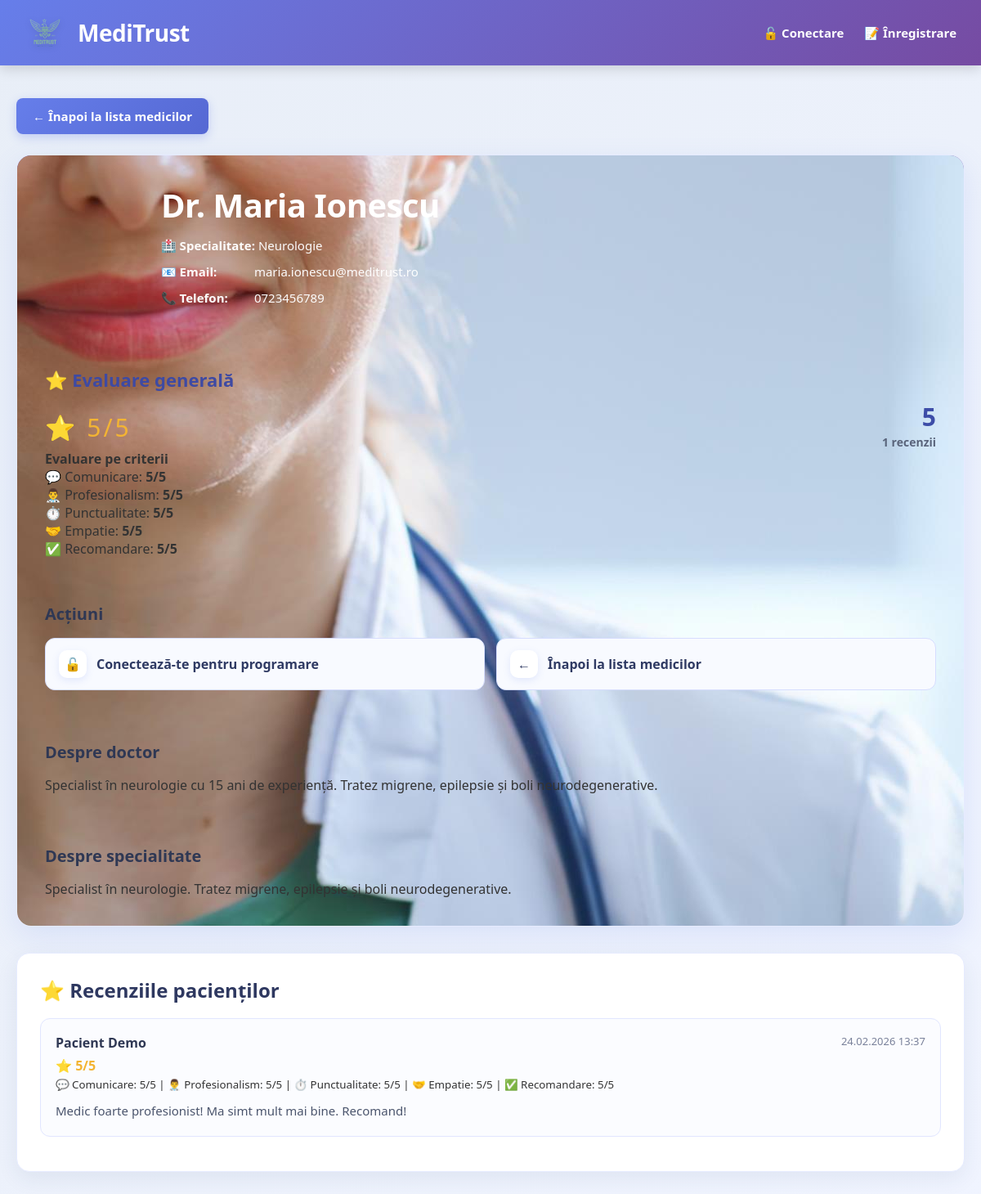
The page /medici/detalii.php?id=3 on the database its author committed.
### tables this page shows
CREATE TABLE `info_doctori` (
  `id` int(11) NOT NULL,
  `user_id` int(11) NOT NULL,
  `specialty_id` int(11) NOT NULL,
  `bio` text DEFAULT NULL,
  `avatar` varchar(255) DEFAULT NULL,
  `created_at` timestamp NOT NULL DEFAULT current_timestamp(),
  `updated_at` timestamp NOT NULL DEFAULT current_timestamp() ON UPDATE current_timestamp()
);

CREATE TABLE `users` (
  `id` int(11) NOT NULL,
  `name` varchar(100) NOT NULL,
  `email` varchar(100) NOT NULL,
  `password` varchar(255) NOT NULL,
  `phone` varchar(20) DEFAULT NULL,
  `user_type` enum('patient','doctor','admin') DEFAULT 'patient',
  `address` varchar(255) DEFAULT NULL,
  `dob` date DEFAULT NULL,
  `created_at` timestamp NOT NULL DEFAULT current_timestamp()
);

CREATE TABLE `specialties` (
  `id` int(11) NOT NULL,
  `name` varchar(100) NOT NULL,
  `description` text DEFAULT NULL
);

CREATE TABLE `reviews` (
  `id` int(11) NOT NULL,
  `doctor_id` int(11) NOT NULL,
  `patient_id` int(11) NOT NULL,

  `rating` int(11) NOT NULL CHECK (`rating` >= 1 and `rating` <= 5),

  `communication` int(1) NOT NULL DEFAULT 5,
  `professionalism` int(1) NOT NULL DEFAULT 5,
  `punctuality` int(1) NOT NULL DEFAULT 5,
  `empathy` int(1) NOT NULL DEFAULT 5,
  `recommendation` int(1) NOT NULL DEFAULT 5,

  `comment` text NOT NULL,
  `created_at` timestamp NOT NULL DEFAULT current_timestamp()

);

### medici/detalii.php (the view, shortened to what this page needs)
<?php
require_once '../bootstrap.php';
$doctor_id = isset($_GET['id']) ? (int)$_GET['id'] : 0;
$query = "
    SELECT
        u.id,
        u.name,
        u.email,
        u.phone,
        s.name AS specialty,
        s.description AS specialty_description,
        info.bio,
        info.avatar
    FROM users u
    LEFT JOIN info_doctori info ON u.id = info.user_id
    LEFT JOIN specialties s ON info.specialty_id = s.id
    WHERE u.id = ? AND u.user_type = 'doctor'
";
$stmt = $conn->prepare($query);
$stmt->bind_param("i", $doctor_id);
$stmt->execute();
$result = $stmt->get_result();
$doctor = $result->fetch_assoc();
$reviews_query = "
    SELECT
        r.rating,
        r.communication,
        r.professionalism,
        r.punctuality,
        r.empathy,
        r.recommendation,
        r.comment,
        r.created_at,
        u.name AS patient_name
    FROM reviews r
    JOIN users u ON r.patient_id = u.id
    WHERE r.doctor_id = ?
    ORDER BY r.created_at DESC
";
$reviews_stmt = $conn->prepare($reviews_query);
$reviews_stmt->bind_param("i", $doctor_id);
$reviews_stmt->execute();
$reviews_result = $reviews_stmt->get_result();
$reviews = $reviews_result->fetch_all(MYSQLI_ASSOC);
$avg_rating = 0;
$avg_communication = 0;
$avg_professionalism = 0;
$avg_punctuality = 0;
$avg_empathy = 0;
$avg_recommendation = 0;
if (!empty($reviews)) {
    $avg_rating = round(array_sum(array_column($reviews, 'rating')) / count($reviews), 1);
    $avg_communication = round(array_sum(array_column($reviews, 'communication')) / count($reviews), 1);
    $avg_professionalism = round(array_sum(array_column($reviews, 'professionalism')) / count($reviews), 1);
    $avg_punctuality = round(array_sum(array_column($reviews, 'punctuality')) / count($reviews), 1);
    $avg_empathy = round(array_sum(array_column($reviews, 'empathy')) / count($reviews), 1);
    $avg_recommendation = round(array_sum(array_column($reviews, 'recommendation')) / count($reviews), 1);
}
$is_logged_in = isset($_SESSION['user_id']);
$is_patient = (($_SESSION['user_type'] ?? '') === 'patient');
?>
<!DOCTYPE html>
<html lang="ro">
<head>
    <link rel="stylesheet" href="../css/style.css">
</head>
<body>
    <?php
    require_once '../includes/header.php';
    ?>
    <div class="container">
        <a href="lista.php" class="back-btn">← Înapoi la lista medicilor</a>
        <div class="doctor-detail-card">
            <div class="doctor-detail-header">
                <div class="doctor-avatar">
                    <?php if (!empty($doctor['avatar'])): ?>
                        <img class="doctor-avatar-img"
                             src="../img/<?php echo htmlspecialchars($doctor['avatar']); ?>"
                             alt="<?php echo htmlspecialchars($doctor['name']); ?>">
                    <?php else: ?>
                        👨‍⚕️
                    <?php endif; ?>
                </div>
                <div class="doctor-detail-info">
                    <h2><?php echo htmlspecialchars($doctor['name']); ?></h2>
                    <p><strong>🏥 Specialitate:</strong> <?php echo htmlspecialchars($doctor['specialty'] ?? 'N/A'); ?></p>
                    <p><strong>📧 Email:</strong> <?php echo htmlspecialchars($doctor['email']); ?></p>
                    <p><strong>📞 Telefon:</strong> <?php echo htmlspecialchars($doctor['phone'] ?? 'N/A'); ?></p>
                </div>
            </div>
            <div class="rating-section">
                <h3>⭐ Evaluare generală</h3>
                <div class="rating-display">
                    <div class="rating-stars">
                        ⭐ <?php echo $avg_rating; ?>/5
                    </div>
                    <div class="rating-stats">
                        <div class="rating-value"><?php echo $avg_rating; ?></div>
                        <div class="rating-count"><?php echo count($reviews); ?> recenzii</div>
                    </div>
                </div>
                <?php if (!empty($reviews)): ?>
                    <div class="rating-criteria">
                        <h4>Evaluare pe criterii</h4>
                        <p>💬 Comunicare: <strong><?php echo $avg_communication; ?>/5</strong></p>
                        <p>👨‍⚕️ Profesionalism: <strong><?php echo $avg_professionalism; ?>/5</strong></p>
                        <p>⏱️ Punctualitate: <strong><?php echo $avg_punctuality; ?>/5</strong></p>
                        <p>🤝 Empatie: <strong><?php echo $avg_empathy; ?>/5</strong></p>
                        <p>✅ Recomandare: <strong><?php echo $avg_recommendation; ?>/5</strong></p>
                    </div>
                <?php endif; ?>
            </div>
            <div class="actions-section">
                <h3>Acțiuni</h3>
                <div class="actions-grid">
                    <?php if ($is_patient): ?>
                        <a href="../pacient/book.php?doctor_id=<?php echo (int)$doctor['id']; ?>" class="action-btn">
                            <span class="icon">📅</span>
                            <span>Programează-te</span>
                        </a>
                        <a href="../reviews/add.php?doctor_id=<?php echo (int)$doctor['id']; ?>" class="action-btn">
                            <span class="icon">✍️</span>
                            <span>Lasă recenzie</span>
                        </a>
                    <?php elseif (!$is_logged_in): ?>
                        <a href="../auth/login.php" class="action-btn">
                            <span class="icon">🔓</span>
                            <span>Conectează-te pentru programare</span>
                        </a>
                    <?php endif; ?>
                    <a href="lista.php" class="action-btn">
                        <span class="icon">←</span>
                        <span>Înapoi la lista medicilor</span>
                    </a>
                </div>
            </div>
            <div class="actions-section">
                <h3>Despre doctor</h3>
                <p><?php echo htmlspecialchars($doctor['bio'] ?? 'Nu este disponibilă o descriere.'); ?></p>
            </div>
            <?php if (!empty($doctor['specialty_description'])): ?>
                <div class="actions-section">
                    <h3>Despre specialitate</h3>
                    <p><?php echo htmlspecialchars($doctor['specialty_description']); ?></p>
                </div>
            <?php endif; ?>
        </div>
        <div class="reviews-section">
            <h3>⭐ Recenziile pacienților</h3>
            <?php if (empty($reviews)): ?>
                <div class="no-reviews">
                    Nu sunt recenzii pentru acest doctor.
                </div>
            <?php else: ?>
                <?php foreach ($reviews as $review): ?>
                    <div class="review-item">
                        <div class="review-header">
                            <div>
                                <div class="review-author">
                                    <?php echo htmlspecialchars($review['patient_name']); ?>
                                </div>
                                <div class="review-rating">
                                    ⭐ <?php echo (int)$review['rating']; ?>/5
                                </div>
                                <div class="review-criteria">
                                    <small>
                                        💬 Comunicare: <?php echo (int)$review['communication']; ?>/5 |
                                        👨‍⚕️ Profesionalism: <?php echo (int)$review['professionalism']; ?>/5 |
                                        ⏱️ Punctualitate: <?php echo (int)$review['punctuality']; ?>/5 |
                                        🤝 Empatie: <?php echo (int)$review['empathy']; ?>/5 |
                                        ✅ Recomandare: <?php echo (int)$review['recommendation']; ?>/5
                                    </small>
                                </div>
                            </div>
                            <div class="review-date">
                                <?php echo date('d.m.Y H:i', strtotime($review['created_at'])); ?>
                            </div>
                        </div>
                        <div class="review-text">
                            <?php echo htmlspecialchars($review['comment']); ?>
                        </div>
                    </div>
                <?php endforeach; ?>
            <?php endif; ?>
        </div>
    </div>
</body>
</html>

### css/style.css (style rules this page uses)
* { margin: 0; padding: 0; box-sizing: border-box; }
body { font-family: 'Segoe UI', Tahoma, Geneva, Verdana, sans-serif; background: linear-gradient(135deg, #e8eef7 0%, #f0f4ff 100%); min-height: 100vh; color: #333; }
.container { max-width: 1200px; margin: 40px auto; padding: 0 20px; }
.back-btn { display: inline-block; padding: 12px 20px; background: linear-gradient(135deg, #667eea 0%, #5568d3 100%); color: white; border-radius: 8px; text-decoration: none; margin-bottom: 25px; font-weight: 600; font-size: 15px; transition: all 0.3s ease; box-shadow: 0 4px 12px rgba(102, 126, 234, 0.3); }
.doctor-detail-card { background: white; border-radius: 18px; overflow: hidden; box-shadow: 0 12px 35px rgba(102, 126, 234, 0.14); margin-bottom: 32px; border: 1px solid #e6ebff; }
.doctor-detail-header { background: linear-gradient(135deg, #667eea 0%, #764ba2 100%); color: white; padding: 38px; display: grid; grid-template-columns: 110px 1fr; gap: 28px; align-items: center; }
.doctor-avatar { width: 90px; height: 90px; border-radius: 50%; background: rgba(255, 255, 255, 0.18); display: flex; align-items: center; justify-content: center; font-size: 48px; box-shadow: inset 0 0 0 2px rgba(255, 255, 255, 0.2); }
.doctor-detail-info h2 { margin: 0 0 14px 0; font-size: 40px; line-height: 1.15; font-weight: 800; letter-spacing: -0.5px; }
.doctor-detail-info p { margin: 8px 0; font-size: 15px; line-height: 1.6; opacity: 0.98; }
.doctor-detail-info strong { font-weight: 700; display: inline-block; min-width: 110px; }
.rating-section { padding: 26px 34px; background: linear-gradient(135deg, #f6f8ff 0%, #f0f4ff 100%); border-top: 1px solid #e6ebff; border-bottom: 1px solid #e6ebff; }
.rating-section h3 { color: #3e4aa3; margin: 0 0 16px 0; font-size: 22px; }
.rating-display { display: flex; align-items: center; justify-content: space-between; gap: 20px; }
.rating-stars { font-size: 30px; letter-spacing: 3px; color: #f3b433; }
.rating-stats { display: flex; flex-direction: column; align-items: flex-end; }
.rating-value { font-size: 30px; font-weight: 800; color: #3d4da8; line-height: 1; }
.rating-count { margin-top: 6px; font-size: 14px; color: #5a647b; font-weight: 600; }
.actions-section { padding: 28px 34px 34px; }
.actions-section h3 { margin: 0 0 16px; font-size: 20px; color: #2f3854; }
.actions-grid { display: grid; grid-template-columns: repeat(auto-fit, minmax(230px, 1fr)); gap: 14px; }
.action-btn { display: flex; align-items: center; gap: 12px; padding: 14px 16px; border-radius: 12px; text-decoration: none; color: #2f3a63; border: 1px solid #d6ddff; background: #f8faff; font-weight: 700; transition: all 0.25s ease; }
.action-btn .icon { width: 34px; height: 34px; border-radius: 10px; display: inline-flex; align-items: center; justify-content: center; background: white; box-shadow: 0 3px 10px rgba(102, 126, 234, 0.15); }
.reviews-section { background: white; border-radius: 16px; padding: 28px; box-shadow: 0 8px 26px rgba(44, 62, 102, 0.08); border: 1px solid #e6ebff; }
.reviews-section h3 { margin: 0 0 18px; color: #2e3860; font-size: 24px; }
.review-item { background: #fbfcff; border: 1px solid #e1e6ff; border-radius: 12px; padding: 18px; margin-bottom: 14px; transition: all 0.25s ease; }
.review-header { display: flex; justify-content: space-between; align-items: flex-start; gap: 16px; margin-bottom: 10px; }
.review-author { font-weight: 700; color: #2f3854; margin-bottom: 6px; }
.review-rating { color: #f3b433; font-weight: 700; }
.review-date { color: #79819a; font-size: 13px; white-space: nowrap; }
.review-text { color: #4b556d; line-height: 1.65; font-size: 15px; }

### rows shown on the page
info_doctori: avatar (picture), user.name "Dr. Maria Ionescu", specialty.name "Neurologie", user.email "maria.ionescu@meditrust.ro", user.phone "0723456789", bio "Specialist în neurologie cu 15 ani de experiență. Tratez migrene, epilepsie și boli neurodegenerative.", specialty.description "Specialist în neurologie. Tratez migrene, epilepsie și boli neurodegenerative."
reviews: users.name "Pacient Demo", rating "5", communication "5", professionalism "5", punctuality "5", empathy "5", recommendation "5", created_at "24.02.2026 13:37", comment "Medic foarte profesionist! Ma simt mult mai bine. Recomand!"

### other values the page prints
$headerTitle "MediTrust"
$link['label'] "🔓 Conectare"
$link['label'] "📝 Înregistrare"
$avg_rating "5"
count($reviews) "1"
$avg_communication "5"
$avg_professionalism "5"
$avg_punctuality "5"
$avg_empathy "5"
$avg_recommendation "5"
